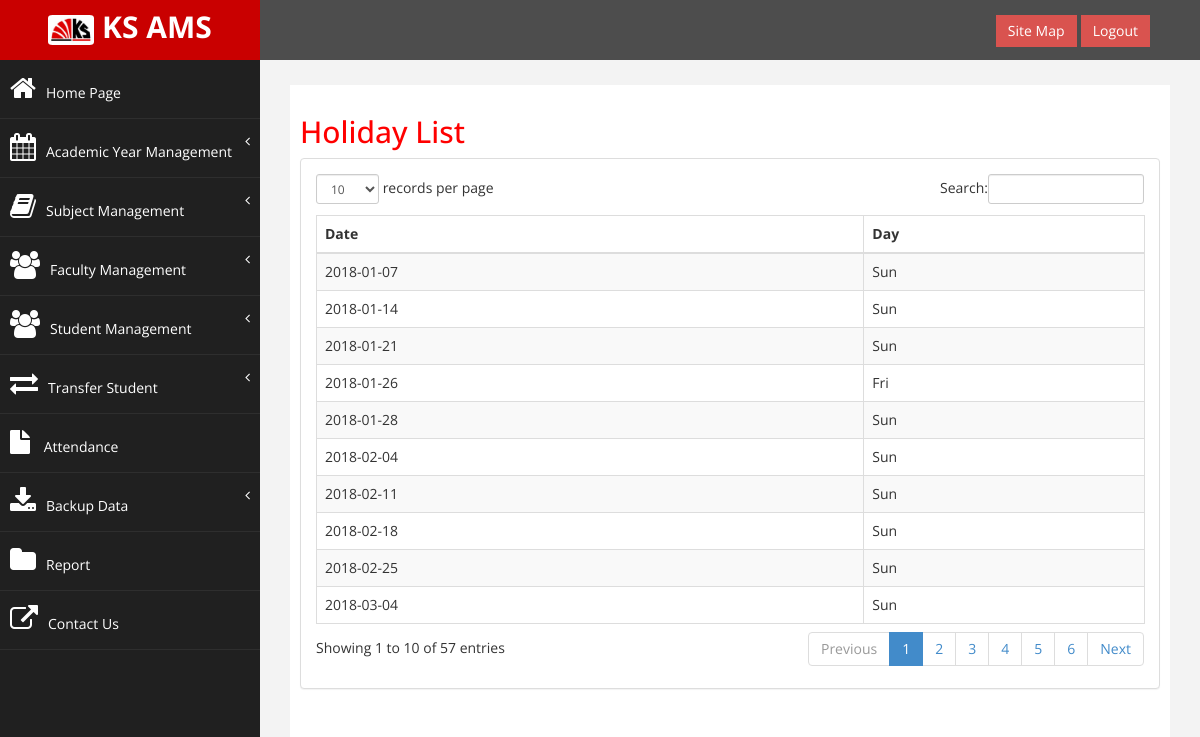
The page /view_holiday.php on the database its author committed.
### tables this page shows
CREATE TABLE `days` (
  `date` date NOT NULL,
  `holiday` tinyint(1) NOT NULL,
  `day` varchar(3) NOT NULL,
  `ac_year_id` int(11) NOT NULL
);

### Database/Controler.php (called while the page is built, shortened)
<?php
include 'Model.php';
$md = new model();
$a_y = $md->display($con, "academic_year");
$crs = $md->display($con, "course");
?>

### Database/Model.php (called while the page is built, shortened)
<?php
    class model
    {
        function display($con,$table)
        {
            $q="select * from $table";
            $all=$con->query($q);
            while($row=$all->fetch_object())
            {
                $r[]=$row;
            }
            if(isset($r))
                return $r;
        }
        function sel_where($con,$table,$where)
        {
            $q="select * from $table where 1=1";
            foreach($where as $k=>$v)
            {
                $q.=" and $k='$v'";
            }
            $all1=$con->query($q);
            while($row=$all1->fetch_object())
            {
                $r[]=$row;
            }
            if(isset($r))
                return $r;
        }
    }
?>

### view_holiday.php (the view, shortened to what this page needs)
<?php
        include './Database/Controler.php';
        include 'header_admin.php';
        $where=array(
            "holiday"=>1
            );
        $hl=$md->sel_where($con, "days", $where);
?>
<h2>Holiday List</h2>
</div>
</div>
<div class="row">
<div class="col-md-12">
<div class="panel panel-default">
<div class="panel-body">
<div class="table-responsive">
<table class="table table-striped table-bordered table-hover" id="dataTables-example">
<thead>
         <th>Date</th>
         <th>Day</th>
</thead>
<tbody>
<?php
          foreach ($hl as $h)
          {
?>
                   <tr>
                       <td><?php echo $h->date;?></td>
                       <td><?php echo $h->day;?></td></tr>
<?php } ?>
</tbody>
 </table>
</div>
</div>
</div>
</div>
</div>
</div>
</div>
</div>
</body>
</html>

### header_admin.php (shortened to what this page needs)
<!DOCTYPE html>
<html xmlns="http://www.w3.org/1999/xhtml">
<head>
    <link href="assets/css/bootstrap.css" rel="stylesheet" />
    <link href="assets/css/font-awesome.css" rel="stylesheet" />
    <link href="assets/css/custom.css" rel="stylesheet" />
    <link href="assets/js/dataTables/dataTables.bootstrap.css" rel="stylesheet" />
</head>
<body>
    <div id="wrapper">
        <nav class="navbar navbar-default navbar-cls-top " role="navigation" style="margin-bottom: 0">
            <div class="navbar-header">
                <a class="navbar-brand"><img src="img/ks_logo.jpg"  width="20%" height="100%" style="border-radius:10%">&nbsp;KS AMS</a>
            </div>
 <div style="color: white;
padding: 15px 50px 5px 50px;
float: right;
font-size: 16px;">
      <form method="post">
      <button id="site_map" name="site_map" class="btn btn-danger square-btn-adjust">Site Map</button>
      <button id="logout" name="logout" class="btn btn-danger square-btn-adjust">Logout</button>
      </form>
 </div>
        </nav>
         <nav class="navbar-default navbar-side" role="navigation">
            <div class="sidebar-collapse">
                <ul class="nav" id="main-menu">
                    <li>
                        <a  href="dashboard.php"><i class="fa fa-home fa-2x"></i>Home Page</a>
                    </li>
	<li>
                        <a href="#"><i class="fa fa-calendar fa-2x"></i>Academic Year Management<span class="fa arrow"></span></a>
                    </li>
                    <li>
                        <a href="#"><i class="fa fa-book fa-2x"></i>Subject Management<span class="fa arrow"></span></a>
                    </li>
                    <li>
                        <a href="#"><i class="fa fa-users fa-2x"></i>Faculty Management<span class="fa arrow"></span></a>
                    </li>
                    <li>
                        <a href="#"><i class="fa fa-users fa-2x"></i>Student Management<span class="fa arrow"></span></a>
                    </li>
                    <li>
                        <a  href="#"><i class="fa fa-exchange fa-2x"></i>Transfer Student<span class="fa arrow"></span></a>
                    </li>
                    <li>
                        <a  href="at.php"><i class="fa fa-file fa-2x"></i> Attendance</a>
                    </li>
                    <li><a href="#"><i class="fa fa-download fa-2x"></i>Backup Data<span class="fa arrow"></span></a>
                    </li>
                    <li>
                        <a  href="report.php"><i class="fa fa-folder fa-2x"></i>Report</a>
                    </li>
                    <li>
                        <a  href="contact_us.php"><i class="fa fa-external-link fa-2x"></i>Contact Us</a>
                    </li>
            </div>
        </nav>
        <div id="page-wrapper" >
            <div id="page-inner">
                <div class="row">
                    <div class="col-md-12">

### assets/css/custom.css (style rules this page uses)
body { font-family: 'Open Sans', sans-serif; }
#wrapper { width: 100%; background:#202020; }
#page-wrapper { padding: 15px 15px; min-height: 600px; background:#F3F3F3; }
#page-inner { width:100%; margin:10px 20px 10px 0px; background-color:#fff!important; padding:10px; min-height:1200px; }
h2 { color: #f00; }
.square-btn-adjust { border: 0px solid transparent; -webkit-border-radius: 0px; -moz-border-radius: 0px; border-radius: 0px; }
.navbar-cls-top .navbar-brand { color: #fff; background: #C90000; width: 260px; text-align: center; height: 60px; font-size: 30px; font-weight: 700; }
.arrow { float: right; }
.fa.arrow:before { content: "\f104"; }
.sidebar-collapse , .sidebar-collapse .nav { background:none; }
.sidebar-collapse .nav { padding:0; }
.sidebar-collapse .nav > li > a { color:#fff; background:#202020; text-shadow:none; }
.sidebar-collapse > .nav > li > a { padding:15px 10px; }
.sidebar-collapse > .nav > li { border-bottom: 1px solid rgba(107, 108, 109, 0.19); }
.navbar-side { border:none; background-color: #202020; }
.navbar-cls-top { background:#4D4D4D; border-bottom:none; }
.navbar-default { border:0px solid black; }
.navbar-header { background: #A70303; }
.nav > li > a > i { margin-right:10px; }
@media (min-width:768px) { #page-wrapper { margin: 0 0 0 260px; padding: 15px 30px; min-height: 1200px; } }
@media (min-width:768px) { .navbar-side { z-index: 1; position: absolute; width: 260px; } }
@media (min-width:768px) { .navbar { border-radius: 0px; } }

### rows shown on the page
days: date "2018-01-07", day "Sun"
days: date "2018-01-14", day "Sun"
days: date "2018-01-21", day "Sun"
days: date "2018-01-26", day "Fri"
days: date "2018-01-28", day "Sun"
days: date "2018-02-04", day "Sun"
days: date "2018-02-11", day "Sun"
days: date "2018-02-18", day "Sun"
days: date "2018-02-25", day "Sun"
days: date "2018-03-04", day "Sun"
